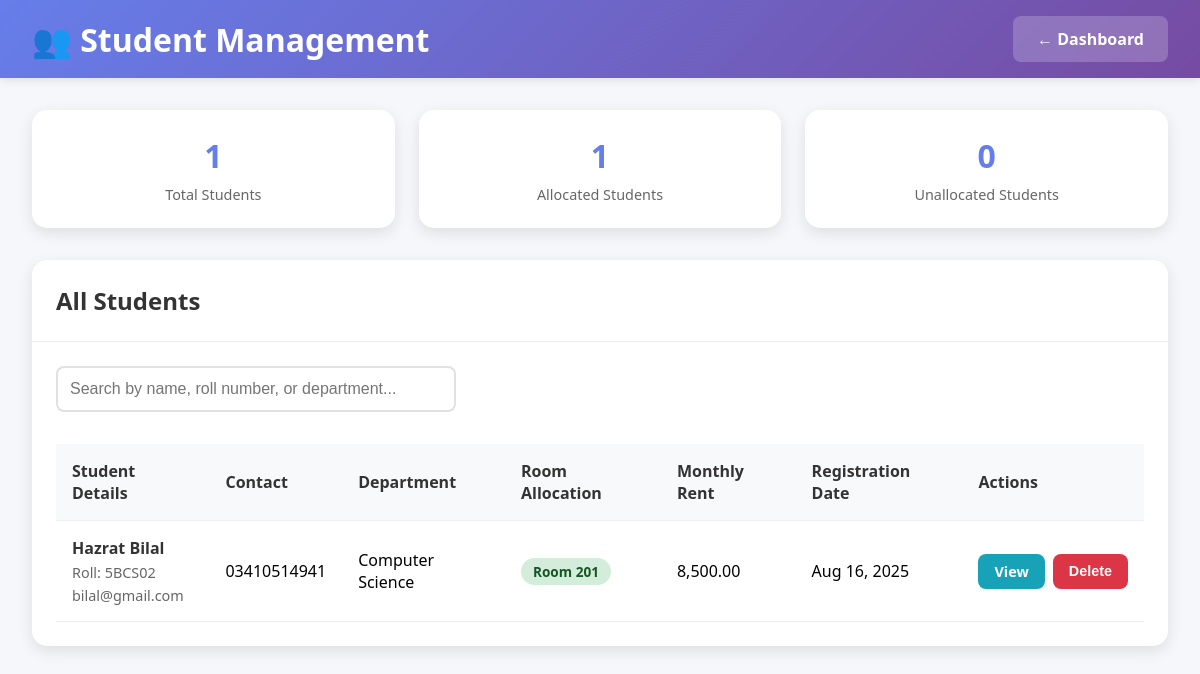
Screenshot of /students.php (signed in) with the database file from the repository.
### tables this page shows
CREATE TABLE `students` (
  `id` int(11) NOT NULL,
  `user_id` int(11) DEFAULT NULL,
  `roll_no` varchar(20) NOT NULL,
  `name` varchar(100) NOT NULL,
  `contact` varchar(15) NOT NULL,
  `department` varchar(50) NOT NULL,
  `room_id` int(11) DEFAULT NULL,
  `created_at` timestamp NOT NULL DEFAULT current_timestamp()
);

CREATE TABLE `users` (
  `id` int(11) NOT NULL,
  `username` varchar(50) NOT NULL,
  `email` varchar(100) NOT NULL,
  `password` varchar(255) NOT NULL,
  `role` enum('admin','student') NOT NULL,
  `created_at` timestamp NOT NULL DEFAULT current_timestamp()
);

CREATE TABLE `rooms` (
  `id` int(11) NOT NULL,
  `room_number` varchar(20) NOT NULL,
  `room_type` enum('single','double') NOT NULL,
  `capacity` int(11) NOT NULL,
  `rent` decimal(10,2) NOT NULL,
  `status` enum('vacant','occupied') DEFAULT 'vacant',
  `created_at` timestamp NOT NULL DEFAULT current_timestamp()
);

### students.php (the view, shortened to what this page needs)
<?php
include 'config/db.php';
$students_query = "
    SELECT s.*, u.email, r.room_number, r.rent
    FROM students s
    JOIN users u ON s.user_id = u.id
    LEFT JOIN rooms r ON s.room_id = r.id
    ORDER BY s.created_at DESC
";
$students = $conn->query($students_query);
$total_students = $conn->query("SELECT COUNT(*) as count FROM students")->fetch_assoc()['count'];
$allocated_students = $conn->query("SELECT COUNT(*) as count FROM students WHERE room_id IS NOT NULL")->fetch_assoc()['count'];
$unallocated_students = $total_students - $allocated_students;
?>
<!DOCTYPE html>
<html lang="en">
<head>
</head>
<body>
    <div class="header">
        <h1>👥 Student Management</h1>
        <a href="admin_dashboard.php" class="btn btn-secondary">← Dashboard</a>
    </div>
    <div class="container">
        <div class="stats-grid">
            <div class="stat-card">
                <div class="stat-number"><?php echo $total_students; ?></div>
                <div class="stat-label">Total Students</div>
            </div>
            <div class="stat-card">
                <div class="stat-number"><?php echo $allocated_students; ?></div>
                <div class="stat-label">Allocated Students</div>
            </div>
            <div class="stat-card">
                <div class="stat-number"><?php echo $unallocated_students; ?></div>
                <div class="stat-label">Unallocated Students</div>
            </div>
        </div>
        <div class="card">
            <div class="card-header">
                <h2 class="card-title">All Students</h2>
            </div>
            <div class="card-body">
                <div class="search-box">
                    <input type="text" id="searchInput" placeholder="Search by name, roll number, or department..." onkeyup="filterStudents()">
                </div>
                <div class="table-container">
                    <table id="studentsTable">
                        <thead>
                            <tr>
                                <th>Student Details</th>
                                <th>Contact</th>
                                <th>Department</th>
                                <th>Room Allocation</th>
                                <th>Monthly Rent</th>
                                <th>Registration Date</th>
                                <th>Actions</th>
                            </tr>
                        </thead>
                        <tbody>
                            <?php if ($students->num_rows > 0): ?>
                                <?php while ($student = $students->fetch_assoc()): ?>
                                <tr>
                                    <td>
                                        <div class="student-info">
                                            <div class="student-name"><?php echo htmlspecialchars($student['name']); ?></div>
                                            <div class="student-roll">Roll: <?php echo htmlspecialchars($student['roll_no']); ?></div>
                                            <div class="student-roll"><?php echo htmlspecialchars($student['email']); ?></div>
                                        </div>
                                    </td>
                                    <td><?php echo htmlspecialchars($student['contact']); ?></td>
                                    <td><?php echo htmlspecialchars($student['department']); ?></td>
                                    <td>
                                        <?php if ($student['room_id']): ?>
                                            <span class="allocation-badge allocated">
                                                Room <?php echo htmlspecialchars($student['room_number']); ?>
                                            </span>
                                        <?php else: ?>
                                            <span class="allocation-badge unallocated">Not Allocated</span>
                                        <?php endif; ?>
                                    </td>
                                    <td>
                                        <?php if ($student['rent']): ?>
                                            <?php echo number_format($student['rent'], 2); ?>
                                        <?php else: ?>
                                            -
                                        <?php endif; ?>
                                    </td>
                                    <td><?php echo date('M d, Y', strtotime($student['created_at'])); ?></td>
                                    <td>
                                        <div style="display: flex; gap: 0.5rem;">
                                            <a href="student_details.php?id=<?php echo $student['id']; ?>" class="btn btn-info btn-sm">View</a>
                                            <button onclick="deleteStudent(<?php echo $student['id']; ?>, '<?php echo htmlspecialchars($student['name']); ?>')" class="btn btn-danger btn-sm">Delete</button>
                                        </div>
                                    </td>
                                </tr>
                                <?php endwhile; ?>
                            <?php else: ?>
                                <tr>
                                    <td colspan="7" class="no-data">No students found.</td>
                                </tr>
                            <?php endif; ?>
                        </tbody>
                    </table>
                </div>
            </div>
        </div>
    </div>
</body>
</html>

### students.php (style rules this page uses)
* { margin: 0; padding: 0; box-sizing: border-box; }
body { font-family: 'Segoe UI', Tahoma, Geneva, Verdana, sans-serif; background: #f5f7fa; min-height: 100vh; }
.header { background: linear-gradient(135deg, #667eea 0%, #764ba2 100%); color: white; padding: 1rem 2rem; display: flex; justify-content: space-between; align-items: center; box-shadow: 0 2px 10px rgba(0,0,0,0.1); }
.header h1 { display: flex; align-items: center; gap: 0.5rem; }
.btn { padding: 0.75rem 1.5rem; border: none; border-radius: 8px; cursor: pointer; text-decoration: none; font-weight: 600; transition: all 0.3s ease; display: inline-block; }
.btn-secondary { background: rgba(255,255,255,0.2); color: white; }
.container { max-width: 1400px; margin: 2rem auto; padding: 0 2rem; }
.stats-grid { display: grid; grid-template-columns: repeat(auto-fit, minmax(200px, 1fr)); gap: 1.5rem; margin-bottom: 2rem; }
.stat-card { background: white; padding: 1.5rem; border-radius: 15px; box-shadow: 0 5px 15px rgba(0,0,0,0.1); text-align: center; }
.stat-number { font-size: 2rem; font-weight: bold; color: #667eea; margin-bottom: 0.5rem; }
.stat-label { color: #666; font-size: 0.9rem; }
.card { background: white; border-radius: 15px; box-shadow: 0 5px 15px rgba(0,0,0,0.1); margin-bottom: 2rem; }
.card-header { padding: 1.5rem; border-bottom: 1px solid #eee; display: flex; justify-content: between; align-items: center; }
.card-title { color: #333; font-size: 1.5rem; }
.card-body { padding: 1.5rem; }
.search-box { margin-bottom: 1rem; }
.search-box input { width: 100%; max-width: 400px; padding: 0.75rem; border: 2px solid #e1e1e1; border-radius: 8px; font-size: 1rem; }
.table-container { overflow-x: auto; }
table { width: 100%; border-collapse: collapse; margin-top: 1rem; }
th, td { padding: 1rem; text-align: left; border-bottom: 1px solid #eee; }
th { background: #f8f9fa; font-weight: 600; color: #333; position: sticky; top: 0; z-index: 10; }
.student-info { display: flex; flex-direction: column; gap: 0.25rem; }
.student-name { font-weight: 600; color: #333; }
.student-roll { color: #666; font-size: 0.9rem; }
.allocation-badge { padding: 0.25rem 0.75rem; border-radius: 15px; font-size: 0.85rem; font-weight: 600; }
.allocated { background: #d4edda; color: #155724; }
.btn-sm { padding: 0.5rem 1rem; font-size: 0.9rem; }
.btn-danger { background: #dc3545; color: white; }
.btn-info { background: #17a2b8; color: white; }

### rows the page displays
students: name "Hazrat Bilal", roll_no "5BCS02", user.email "bilal@gmail.com", contact "03410514941", department "Computer Science", room.room_number "201", room.rent "8,500.00", created_at "Aug 16, 2025"

### other values shown
$total_students "1"
$allocated_students "1"
$unallocated_students "0"
